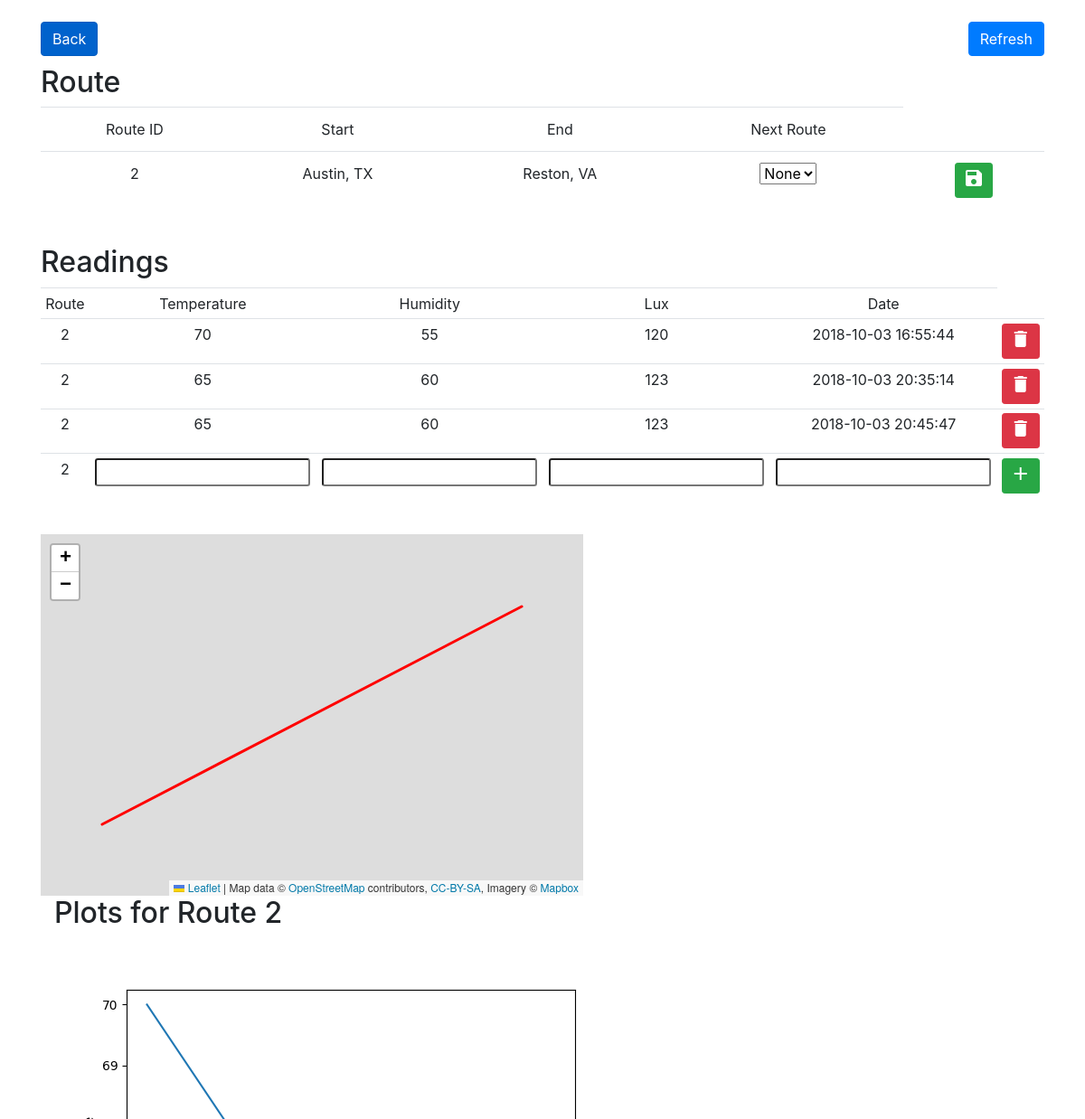
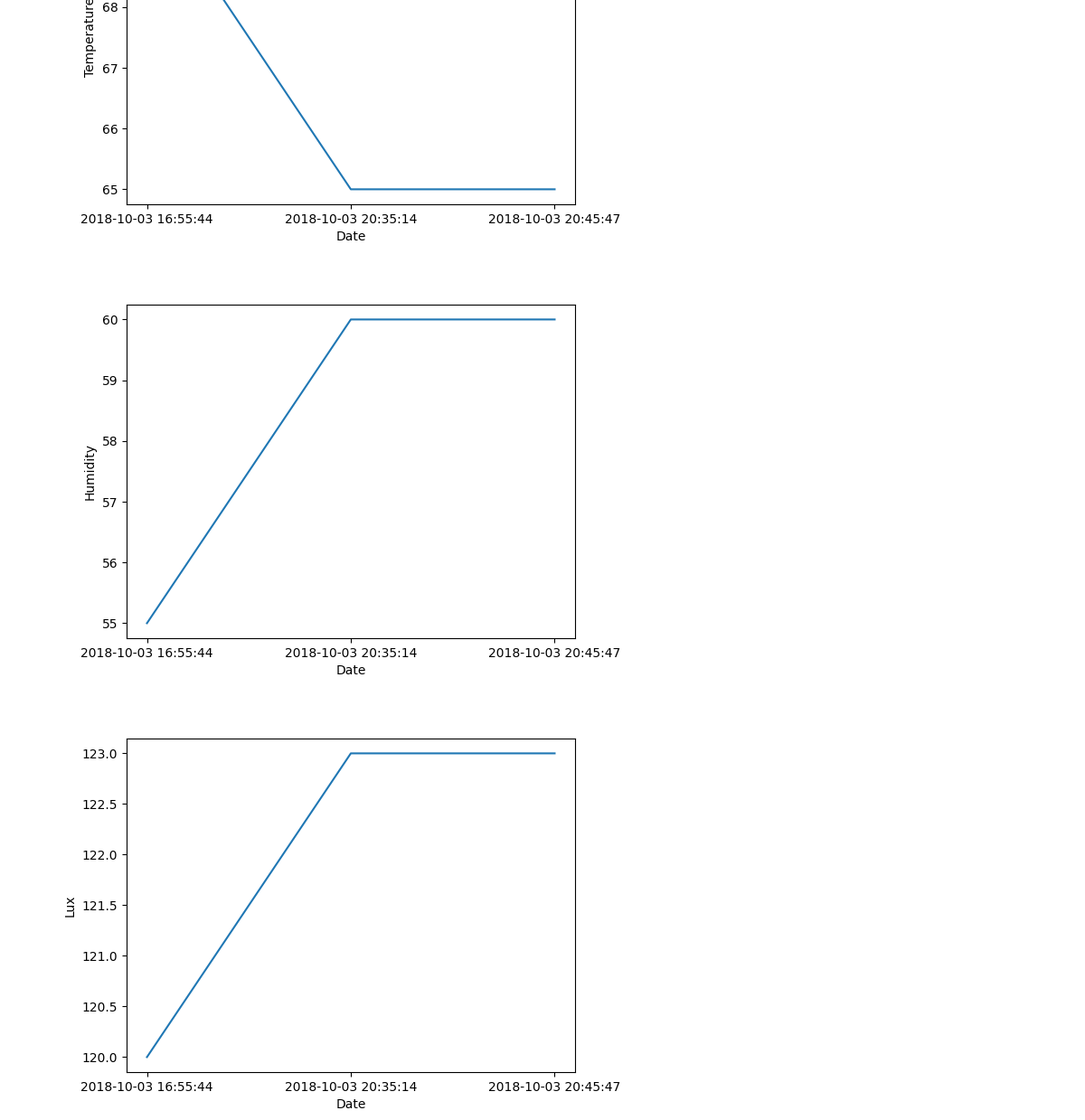
/plot/2, run on the app's committed database (2 pictures, top to bottom).
### tables this page shows
CREATE TABLE location( 		location_id INTEGER PRIMARY KEY, 		location_name text, lat REAL, lon REAL);

CREATE TABLE readings( 		route_id INTEGER, 		humidity INTEGER, 		temperature INTEGER, 		lux INTEGER, 		create_date TIMESTAMP DEFAULT CURRENT_TIMESTAMP);

### app.py (the view, shortened to what this page needs)
@app.route('/plot/<int:id>', methods=['GET', 'POST'])
def plot(id):
	db = get_db()
	db.row_factory = sqlite3.Row
	cur = db.cursor()
	cur.execute("SELECT *, rowid FROM readings WHERE route_id = (?) ORDER BY create_date ASC;", (id, ))
	readings = cur.fetchall()
	cur.execute("SELECT * FROM route WHERE route_id = (?);", (id, ))
	route = cur.fetchone()
	cur.execute("SELECT location_name, lat, lon FROM location WHERE location_id = (?)", (route['src_id'], ))
	source = cur.fetchone()
	cur.execute("SELECT location_name, lat, lon FROM location WHERE location_id = (?)", (route['dest_id'], ))
	dest = cur.fetchone()
	src_coord = []
	dest_coord = []
	if source['lat'] == None or source['lon'] == None:
		src_query = re.sub(' ', '+', source[0].lower()) + "+,usa"
		response = requests.get("https://nominatim.openstreetmap.org/?q={query}&format=json&limit=1".format(query=src_query)).json()
		src_coord = [response[0]['lat'], response[0]['lon']]
		cur.execute("UPDATE location SET lat = ?, lon = ? WHERE location_id = ?", (src_coord[0], src_coord[1], route['src_id']))
		db.commit()
	else:
		src_coord = [source['lat'], source['lon']]
	if dest['lat'] == None or dest['lon'] == None:
		dest_query = re.sub(' ', '+', dest[0].lower()) + "+,usa"
		response = requests.get("https://nominatim.openstreetmap.org/?q={query}&format=json&limit=1".format(query=dest_query)).json()
		dest_coord = [response[0]['lat'], response[0]['lon']]
		cur.execute("UPDATE location SET lat = ?, lon = ? WHERE location_id = ?", (dest_coord[0], dest_coord[1], route['dest_id']))
		db.commit()
	else:
		dest_coord = [dest['lat'], dest['lon']]
	bounds = [src_coord, dest_coord]
	cur.execute("SELECT route_id FROM route;")
	route_ids = cur.fetchall()
	cur.close()
	plot_urls = [plot_reading(id, 'temperature'), plot_reading(id, 'humidity'), plot_reading(id, 'lux')]
	return render_template('plot.html', plot_urls=plot_urls, id=id, readings = readings, bounds = bounds, route=route, src=source['location_name'], dest=dest['location_name'], route_ids=route_ids)

### app.py (called while the page is built)
def get_db():
    db = getattr(g, '_database', None)
    if db is None:
        db = g._database = sqlite3.connect(DATABASE)
    return db

@app.teardown_appcontext
def close_connection(exception):
    db = getattr(g, '_database', None)
    if db is not None:
        db.close()

def plot_reading(route_id, datatype):
	db = get_db()
	cur = db.cursor()
	cur.execute("SELECT {dt} , create_date FROM readings WHERE route_id = (?) ORDER BY create_date ASC;".format(dt=datatype), (route_id, ))
	readings = cur.fetchall()
	x = []
	y = []
	for reading in readings:
		x += [reading[1]]
		y += [reading[0]]
	plt.plot(x, y)
	plt.xlabel("Date")
	plt.ylabel(datatype.capitalize())
	fig = plt.gcf()
	img = io.BytesIO()
	fig.canvas.print_png(img)
	img.seek(0)
	plt.close()
	plot_url = base64.b64encode(img.getvalue()).decode('ascii')
	img.close()
	return plot_url

### templates/plot.html (shortened to what this page needs)
{% extends 'layout.html' %}
{% block body %}
<div>
<a href="../../" class="btn btn-primary active" style="float:left">
        Back
</a>
<form method="POST" action="">
<button class="btn btn-primary" name="refresh_route" type="submit" value="refresh_route" style="float:right">
        Refresh
</button>
</div>
<div class="text-center">
   <h2 class="text-left">Route</h2>
   <table class="table table-hover">
         <thead>
            <td>Route ID</td>
            <td>Start</td>
            <td>End</td>
            <td>Next Route</td>
         </thead>
            <tr>
               <td>{{id}}</td>
               <td>{{src}}</td>
               <td>{{dest}}</td>
               <td>
                  <form method="POST" action="">
                  <select name="route_select" class="selectpicker form-contro-sm">
                     <option selected="selected">None</option>
                  </select>
               </td>
               <td><button class="btn btn-success btn-sm" name="update_route" type="submit" value="update_route"><i class="material-icons">save</i></button></td>
            </tr>
      </table>
</div>
<form method="POST" action="">
<div class="text-center">
   <h2 class="text-left">Readings</h2>
	<table class="table table-hover table-sm">
         <thead>
         	<td>Route</td>
         	<td>Temperature</td>
            <td>Humidity</td>
            <td>Lux</td>
            <td>Date</td>
         </thead>
         {% for reading in readings %}
            <tr>
               <td>{{reading["route_id"]}}</td>
               <td>{{reading["temperature"]}}</td>
               <td>{{reading["humidity"]}}</td>
               <td>{{reading["lux"]}}</td>
               <td> {{reading["create_date"]}}</td>
               <td><button class="btn btn-danger btn-sm" name="delete_reading" type="submit" value={{reading["rowid"]}}><i class="material-icons">delete</i></button>
            </tr>
         {% endfor %}
         <tr>
            <td>{{id}}</td>
            <td><input type="number" name="temperature" class="form-control-sm" value={{request.form.temperature}}></td>
            <td><input type="number" name="humidity" class="form-control-sm" value={{request.form.humidity}}></td>
            <td><input type="number" name="lux" class="form-control-sm" value={{request.form.lux}}></td>
            <td><input type="text" name="create_date" class="form-control-sm" value={{request.form.create_date}}></td>
            <td><button class="btn btn-success btn-sm" name="submit_reading" type="submit" value="Add Reading"><i class="material-icons">add</i></button>
         </tr>
      </table>
</div>
</form>
<div id="mapid" style="width: 600px; height: 400px;"></div>
<div class="container">
   <h2>Plots for Route {{ id }}</h2>
   {% for plot in plot_urls %}
       <img/>
   {% endfor %}
</div>
{% endblock %}

### data on the page
location: location_name "Austin, TX"
location: location_name "Reston, VA"
readings: route_id "2", temperature "70", humidity "55", lux "120", create_date "2018-10-03 16:55:44", {{ reading["rowid"] }} 4 (drawn)
readings: route_id "2", temperature "65", humidity "60", lux "123", create_date "2018-10-03 20:35:14", {{ reading["rowid"] }} 5 (drawn)
readings: route_id "2", temperature "65", humidity "60", lux "123", create_date "2018-10-03 20:45:47", {{ reading["rowid"] }} 6 (drawn)

### other printed values
{{ id }} "2"
